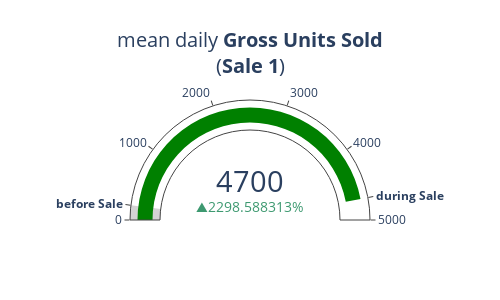

Notebook code for this chart:
### Markdown cell above
I assume that a mean **Gross Units Sold** relative change between the during-sale and before-sale periods is a good measure of the promotion's success. In the case of Sale 1 it reached nearly 2300%, which is visualized in the following gauge-plot:

### Code cell
# The following part is to make a reasonable ticks distribution on the gauge's scale
import numpy as np
import matplotlib.pyplot as plt
plt.plot([means_sale1['before sale'], means_sale1['during sale']])
plt.gca().set_ylim([0, None])
tickvals1 = np.sort(np.append(plt.gca().get_yticks(),
                              [means_sale1['before sale'], means_sale1['during sale']]
                             ))
plt.close('all')
ticknames = {means_sale1['before sale']: '<b>before Sale</b>', means_sale1['during sale']: '<b>during Sale</b>'}
ticktext1 = [f'{x:.0f}' if x not in ticknames else ticknames[x] for x in tickvals1]
gauge_axis = dict(range=[None, tickvals1[-1]],
                  tickmode='array',
                  tickangle=0,
                  tickvals=tickvals1,
                  ticktext=ticktext1
                 )

# indicate the before-sale average as a reference level with a gray field
gauge_Steps = [{'range': [0, means_sale1['before sale']], 'color': "lightgray"}]
fig = go.Figure(go.Indicator(
    mode='gauge+number+delta',  # draw the gauge, achieved value and it's change
    value=means_sale1['during sale'],
    gauge_steps=gauge_Steps,
    gauge_axis=gauge_axis,
    # Set the reference value to the before-sale mean and delta-mode to relative (shows relative change in %)
    delta={'reference': means_sale1['before sale'], 'relative': True},
    title={'text': 'mean daily <b>Gross Units Sold</b><BR>(<b>Sale 1</b>)'},
))
fig.update_layout(width=500, height=300)
display(HTML('<p style="text-align: right;"><a id="Figure-5">Figure 5</a>, '
             'referenced: <a href="#Conclusion">1</a></p>'))
fig.show()

### Figure 1 — Plotly figure (JSON) as saved in the notebook; plotly's stock layout.template omitted (floating-point values rounded to 4 significant figures)
{"data": [{"delta": {"reference": 196.0, "relative": true}, "gauge": {"axis": {"range": [null, 5000], "tickangle": 0, "tickmode": "array", "ticktext": ["0", "<b>before Sale</b>", "1000", "2000", "3000", "4000", "<b>during Sale</b>", "5000"], "tickvals": [0, 196.0, 1000, 2000, 3000, 4000, 4700.0, 5000]}, "steps": [{"color": "lightgray", "range": [0, 196.0]}]}, "mode": "gauge+number+delta", "title": {"text": "mean daily <b>Gross Units Sold</b><BR>(<b>Sale 1</b>)"}, "type": "indicator", "value": 4700.0}], "layout": {"height": 300, "width": 500}}
